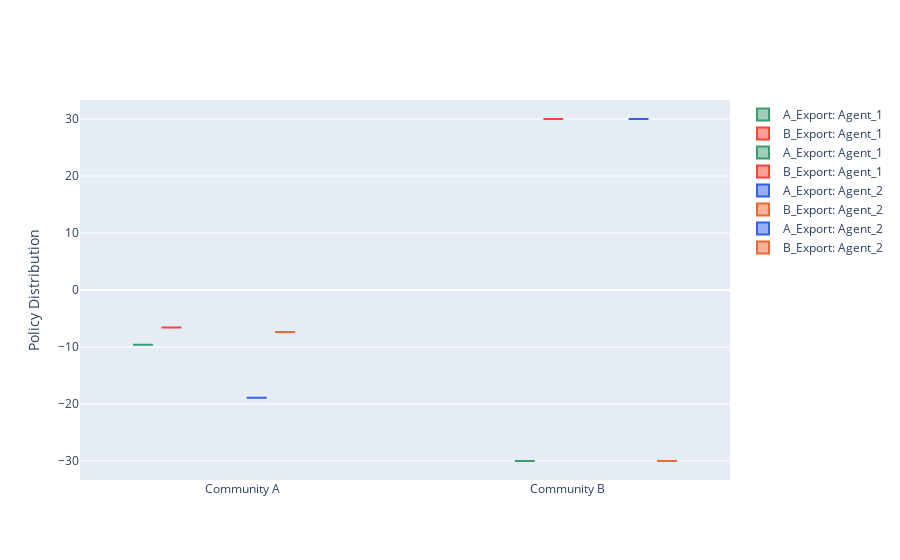

This figure's notebook cell:
### Code cell
import plotly.graph_objects as go

fig = go.Figure()

fig.add_trace(go.Box(
    y=Final_DF[(Final_DF['Case']=='Community A')&(Final_DF['Agent']=='Model_1')]['A_Export'],
    x=Final_DF[(Final_DF['Case']=='Community A')&(Final_DF['Agent']=='Model_1')]['Case'],
    name='A_Export: Agent_1',
    marker_color='#3D9970'
))

fig.add_trace(go.Box(
    y=Final_DF[(Final_DF['Case']=='Community A')&(Final_DF['Agent']=='Model_1')]['B_Export'],
    x=Final_DF[(Final_DF['Case']=='Community A')&(Final_DF['Agent']=='Model_1')]['Case'],
    name='B_Export: Agent_1',
    marker_color='#FF4136'
))

fig.add_trace(go.Box(
    y=Final_DF[(Final_DF['Case']=='Community B')&(Final_DF['Agent']=='Model_1')]['A_Export'],
    x=Final_DF[(Final_DF['Case']=='Community B')&(Final_DF['Agent']=='Model_1')]['Case'],
    name='A_Export: Agent_1',
    marker_color='#3D9970'
))

fig.add_trace(go.Box(
    y=Final_DF[(Final_DF['Case']=='Community B')&(Final_DF['Agent']=='Model_1')]['B_Export'],
    x=Final_DF[(Final_DF['Case']=='Community B')&(Final_DF['Agent']=='Model_1')]['Case'],
    name='B_Export: Agent_1',
    marker_color='#FF4136'
))

fig.add_trace(go.Box(
    y=Final_DF[(Final_DF['Case']=='Community A')&(Final_DF['Agent']=='Model_2')]['A_Export'],
    x=Final_DF[(Final_DF['Case']=='Community A')&(Final_DF['Agent']=='Model_2')]['Case'],
    name='A_Export: Agent_2',
    marker_color='#3461eb'
))


fig.add_trace(go.Box(
    y=Final_DF[(Final_DF['Case']=='Community A')&(Final_DF['Agent']=='Model_2')]['B_Export'],
    x=Final_DF[(Final_DF['Case']=='Community A')&(Final_DF['Agent']=='Model_2')]['Case'],
    name='B_Export: Agent_2',
    marker_color='#eb6734'
))

fig.add_trace(go.Box(
    y=Final_DF[(Final_DF['Case']=='Community B')&(Final_DF['Agent']=='Model_2')]['A_Export'],
    x=Final_DF[(Final_DF['Case']=='Community B')&(Final_DF['Agent']=='Model_2')]['Case'],
    name='A_Export: Agent_2',
    marker_color='#3461eb'
))


fig.add_trace(go.Box(
    y=Final_DF[(Final_DF['Case']=='Community B')&(Final_DF['Agent']=='Model_2')]['B_Export'],
    x=Final_DF[(Final_DF['Case']=='Community B')&(Final_DF['Agent']=='Model_2')]['Case'],
    name='B_Export: Agent_2',
    marker_color='#eb6734'
))


# fig.add_trace(go.Box(
#     y=[0.6, 0.7, 0.3, 0.6, 0.0, 0.5, 0.7, 0.9, 0.5, 0.8, 0.7, 0.2],
#     x=x,
#     name='radishes',
#     marker_color='#FF4136'
# ))
# fig.add_trace(go.Box(
#     y=[0.1, 0.3, 0.1, 0.9, 0.6, 0.6, 0.9, 1.0, 0.3, 0.6, 0.8, 0.5],
#     x=x,
#     name='carrots',
#     marker_color='#FF851B'
# ))

fig.update_layout(
    title_font_size=10,
    yaxis_title='Policy Distribution',
    boxmode='group' # group together boxes of the different traces for each value of x
)
fig.show()

### Figure 1 — Plotly figure (JSON) as saved in the notebook; plotly's stock layout.template omitted (floating-point values rounded to 4 significant figures; data arrays with more than 128 entries replaced by an {"elided": "..."} marker saying what was removed)
{"data": [{"marker": {"color": "#3D9970"}, "name": "A_Export: Agent_1", "type": "box", "x": {"elided": "1000 str values"}, "y": {"elided": "1000 float values"}}, {"marker": {"color": "#FF4136"}, "name": "B_Export: Agent_1", "type": "box", "x": {"elided": "1000 str values"}, "y": {"elided": "1000 float values"}}, {"marker": {"color": "#3D9970"}, "name": "A_Export: Agent_1", "type": "box", "x": {"elided": "10000 str values"}, "y": {"elided": "10000 int values"}}, {"marker": {"color": "#FF4136"}, "name": "B_Export: Agent_1", "type": "box", "x": {"elided": "10000 str values"}, "y": {"elided": "10000 int values"}}, {"marker": {"color": "#3461eb"}, "name": "A_Export: Agent_2", "type": "box", "x": {"elided": "1000 str values"}, "y": {"elided": "1000 float values"}}, {"marker": {"color": "#eb6734"}, "name": "B_Export: Agent_2", "type": "box", "x": {"elided": "1000 str values"}, "y": {"elided": "1000 float values"}}, {"marker": {"color": "#3461eb"}, "name": "A_Export: Agent_2", "type": "box", "x": {"elided": "10000 str values"}, "y": {"elided": "10000 int values"}}, {"marker": {"color": "#eb6734"}, "name": "B_Export: Agent_2", "type": "box", "x": {"elided": "10000 str values"}, "y": {"elided": "10000 int values"}}], "layout": {"boxmode": "group", "title": {"font": {"size": 10}}, "yaxis": {"title": {"text": "Policy Distribution"}}}}
